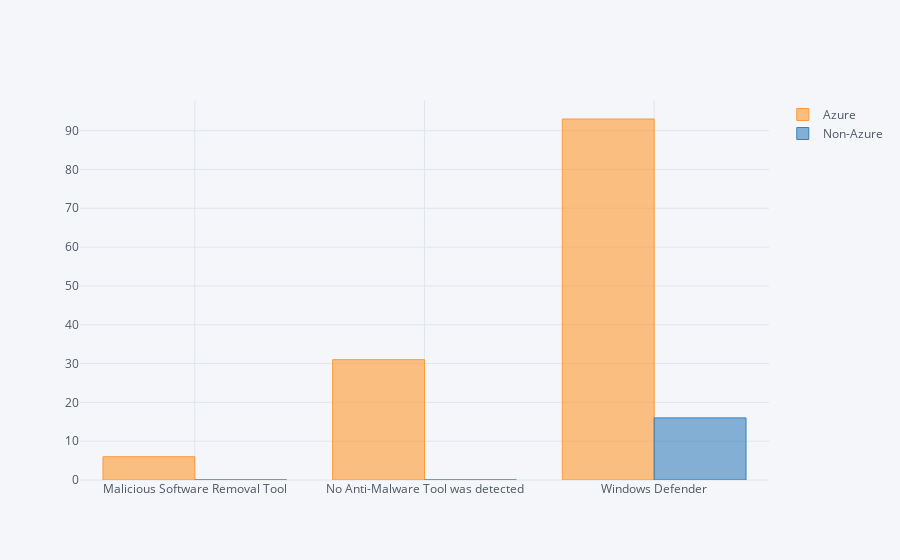

The notebook cell this image was saved under:
### Code cell
# 17 - Distribution of TypeofProtection in ComputerEnvironment
pd.crosstab(protection_status_df['TypeofProtection'], protection_status_df['ComputerEnvironment']).iplot(kind='bar')

### Figure 1 — Plotly figure (JSON) as saved in the notebook; plotly's stock layout.template omitted (floating-point values rounded to 4 significant figures)
{"data": [{"marker": {"color": "rgba(255, 153, 51, 0.6)", "line": {"color": "rgba(255, 153, 51, 1.0)", "width": 1}}, "name": "Azure", "orientation": "v", "text": "", "type": "bar", "uid": "0a8668aa-eb53-4407-bf0f-c5dbb9f28f80", "x": ["Malicious Software Removal Tool", "No Anti-Malware Tool was detected", "Windows Defender"], "y": [6, 31, 93]}, {"marker": {"color": "rgba(55, 128, 191, 0.6)", "line": {"color": "rgba(55, 128, 191, 1.0)", "width": 1}}, "name": "Non-Azure", "orientation": "v", "text": "", "type": "bar", "uid": "974ca787-169e-43a5-ba18-2b6c1c8af0b0", "x": ["Malicious Software Removal Tool", "No Anti-Malware Tool was detected", "Windows Defender"], "y": [0, 0, 16]}], "layout": {"legend": {"bgcolor": "#F5F6F9", "font": {"color": "#4D5663"}}, "paper_bgcolor": "#F5F6F9", "plot_bgcolor": "#F5F6F9", "title": {"font": {"color": "#4D5663"}}, "xaxis": {"gridcolor": "#E1E5ED", "showgrid": true, "tickfont": {"color": "#4D5663"}, "title": {"font": {"color": "#4D5663"}, "text": ""}, "zerolinecolor": "#E1E5ED"}, "yaxis": {"gridcolor": "#E1E5ED", "showgrid": true, "tickfont": {"color": "#4D5663"}, "title": {"font": {"color": "#4D5663"}, "text": ""}, "zerolinecolor": "#E1E5ED"}}}
